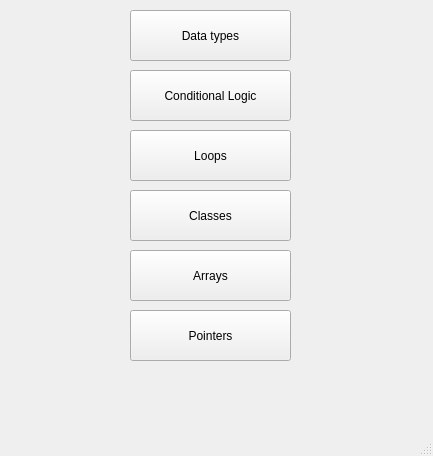
<?xml version="1.0" encoding="UTF-8"?>
<ui version="4.0">
 <class>MainWindow</class>
 <widget class="QMainWindow" name="MainWindow">
  <property name="geometry">
   <rect>
    <x>0</x>
    <y>0</y>
    <width>433</width>
    <height>456</height>
   </rect>
  </property>
  <property name="windowTitle">
   <string>MainWindow</string>
  </property>
  <widget class="QWidget" name="centralwidget">
   <widget class="QPushButton" name="pushButton">
    <property name="geometry">
     <rect>
      <x>130</x>
      <y>10</y>
      <width>161</width>
      <height>51</height>
     </rect>
    </property>
    <property name="text">
     <string>Data types</string>
    </property>
   </widget>
   <widget class="QPushButton" name="ConLogButton">
    <property name="geometry">
     <rect>
      <x>130</x>
      <y>70</y>
      <width>161</width>
      <height>51</height>
     </rect>
    </property>
    <property name="text">
     <string>Conditional Logic</string>
    </property>
   </widget>
   <widget class="QPushButton" name="loopsButton">
    <property name="geometry">
     <rect>
      <x>130</x>
      <y>130</y>
      <width>161</width>
      <height>51</height>
     </rect>
    </property>
    <property name="text">
     <string>Loops</string>
    </property>
   </widget>
   <widget class="QPushButton" name="classesButton">
    <property name="geometry">
     <rect>
      <x>130</x>
      <y>190</y>
      <width>161</width>
      <height>51</height>
     </rect>
    </property>
    <property name="text">
     <string>Classes</string>
    </property>
   </widget>
   <widget class="QPushButton" name="arraysButton">
    <property name="geometry">
     <rect>
      <x>130</x>
      <y>250</y>
      <width>161</width>
      <height>51</height>
     </rect>
    </property>
    <property name="text">
     <string>Arrays</string>
    </property>
   </widget>
   <widget class="QPushButton" name="pushButton_2">
    <property name="geometry">
     <rect>
      <x>130</x>
      <y>310</y>
      <width>161</width>
      <height>51</height>
     </rect>
    </property>
    <property name="text">
     <string>Pointers</string>
    </property>
   </widget>
  </widget>
  <widget class="QMenuBar" name="menubar">
   <property name="geometry">
    <rect>
     <x>0</x>
     <y>0</y>
     <width>433</width>
     <height>17</height>
    </rect>
   </property>
  </widget>
  <widget class="QStatusBar" name="statusbar"/>
 </widget>
 <resources/>
 <connections/>
</ui>
